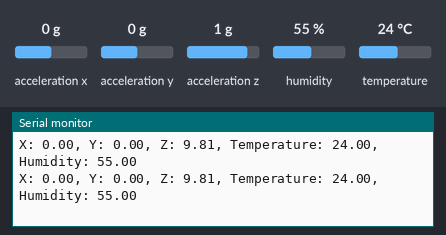
A sketch run on a simulated Arduino Uno, built with avr-gcc and run on an emulated ATmega328P. Shown: the last lines printed to the serial monitor. The test bench sets the inputs (shaded band); at power-on: acceleration x 0 g, humidity 55 %, acceleration y 0 g, temperature 24 °C, acceleration z 1 g.

Above: at 2.8 s.
2.9 s: acceleration x set to -1.4 g
At 5.3 s:
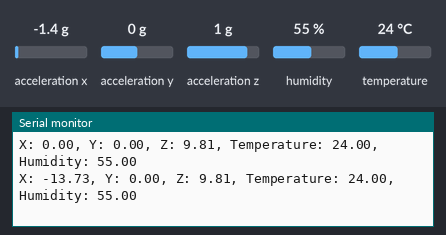
5.6 s: humidity set to 22 %
At 6.6 s:
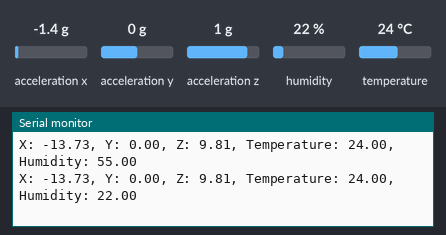
8.3 s: acceleration y set to -1.4 g
At 10.8 s:
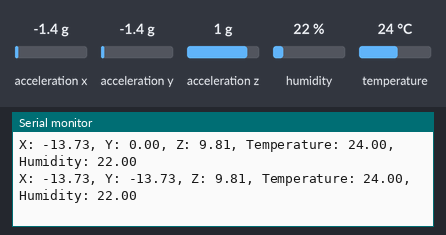
11.0 s: temperature set to 12 °C
At 12.9 s:
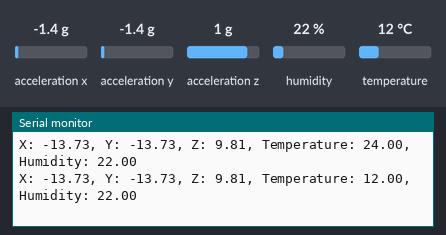
13.7 s: acceleration z set to -1.4 g
At 15.4 s:
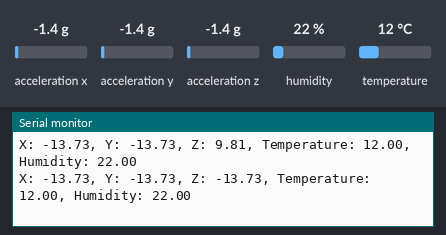
16.4 s: humidity set to 40 %
At 16.4 s:
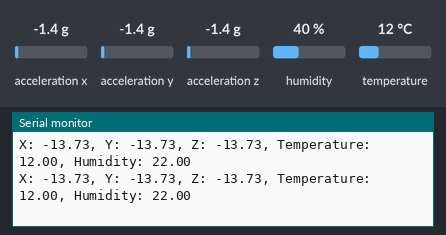
Timing chart, 0 to 19.4 s (numbered marks = the images above; inputs shaded):
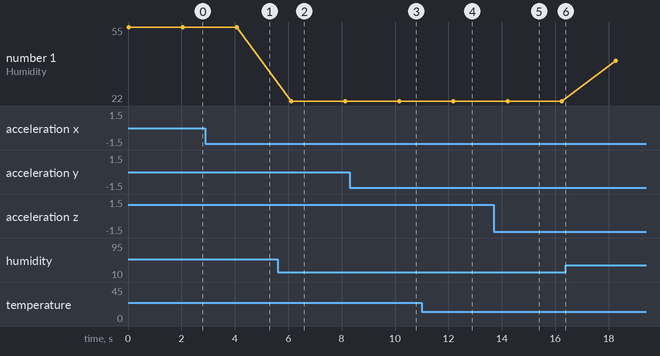

The sketch:

Arduino_code.ino
```cpp
#include <Wire.h>
#include <Adafruit_Sensor.h>
#include <Adafruit_ADXL345_U.h>
#include <DHT.h>
#include <DHT_U.h>

#define DHTPIN 2     // Digital pin connected to the DHT sensor
#define DHTTYPE DHT11 // DHT 11

DHT dht(DHTPIN, DHTTYPE);
Adafruit_ADXL345_Unified accel = Adafruit_ADXL345_Unified(12345);

void setup() {
  Serial.begin(9600);
  if (!accel.begin()) {
    Serial.println("No ADXL345 detected!");
    while (1);
  }
  dht.begin();
}

void loop() {
  sensors_event_t event;
  accel.getEvent(&event);

  float temperature = dht.readTemperature();
  float humidity = dht.readHumidity();

  if (isnan(temperature) || isnan(humidity)) {
    Serial.println("Failed to read from DHT sensor!");
    return;
  }

  Serial.print("X: "); Serial.print(event.acceleration.x); Serial.print(", ");
  Serial.print("Y: "); Serial.print(event.acceleration.y); Serial.print(", ");
  Serial.print("Z: "); Serial.print(event.acceleration.z); Serial.print(", ");
  Serial.print("Temperature: "); Serial.print(temperature); Serial.print(", ");
  Serial.print("Humidity: "); Serial.print(humidity);
  Serial.println();

  delay(2000);  // Adjust delay as needed
}
```

Measured:
- after the input at 2.9 s, the serial monitor: prints a new line after 1.2 s (image 1)
- after the input at 5.6 s, the serial monitor: prints a new line after 0.50 s (image 2)
- after the input at 8.3 s, the serial monitor: prints a new line after 1.9 s (image 3)
- after the input at 11.0 s, the serial monitor: prints a new line after 1.2 s (image 4)
- after the input at 13.7 s, the serial monitor: prints a new line after 0.51 s (image 5)
- plotted number 1: 55 → 22 after the input at 5.6 s, 22 → 40 after the input at 16.4 s
